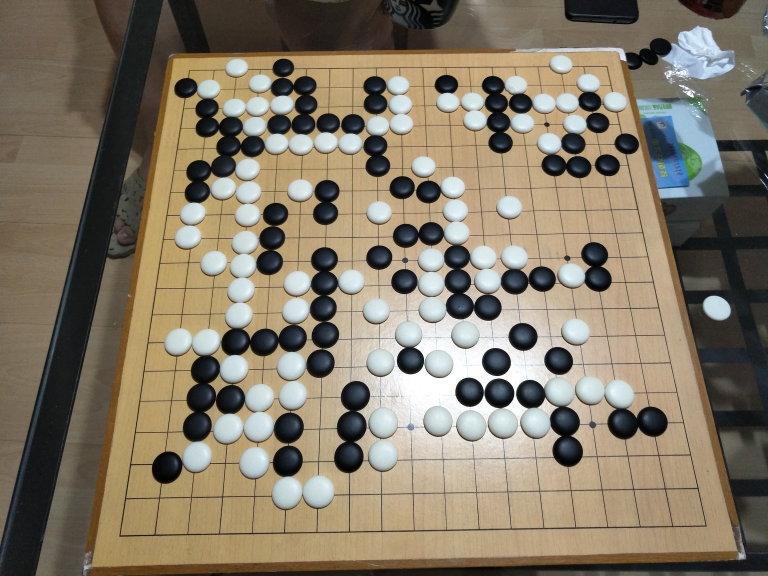
#> input picture data/raw/IMG20160904165505-B.jpg, 2304 x 1728 px (shown at 1/3 size)
$ python Tran-BoardDect1.py
#> lines starting #> are read from the running program, lines starting #| are printed output that depends on the picture; after the words box and inside, x2 and y2 are one past the last pixel; in counts of white or black regions, pixels touching at a corner belong together
#整合版本：先进行透视变换，然后进行棋盘线检测
#表现惊艳！绝对目前最佳版。 2025/6/19 14:25
import cv2
import numpy as np
from collections import defaultdict
import math

# [5 lines of commented-out code are left out]
img = cv2.imread('../data/raw/IMG20160904165505-B.jpg')
#> img is the input picture: shape (1728, 2304, 3); mean B, G, R 104.1, 122, 131.9


if img is None:
    print("没找到照片")
    exit()

original_img = img.copy()
cv2.imshow("original picture", img)

print("开始透视变换...")

# ====== 透视变换部分 (来自 ToushiTest2.py) ======
im_gray = cv2.cvtColor(img, cv2.COLOR_BGR2GRAY)
im_gray = cv2.GaussianBlur(im_gray, (3,3), 0) # 滤波降噪
im_edge = cv2.Canny(im_gray, 30, 50) # 边缘检测
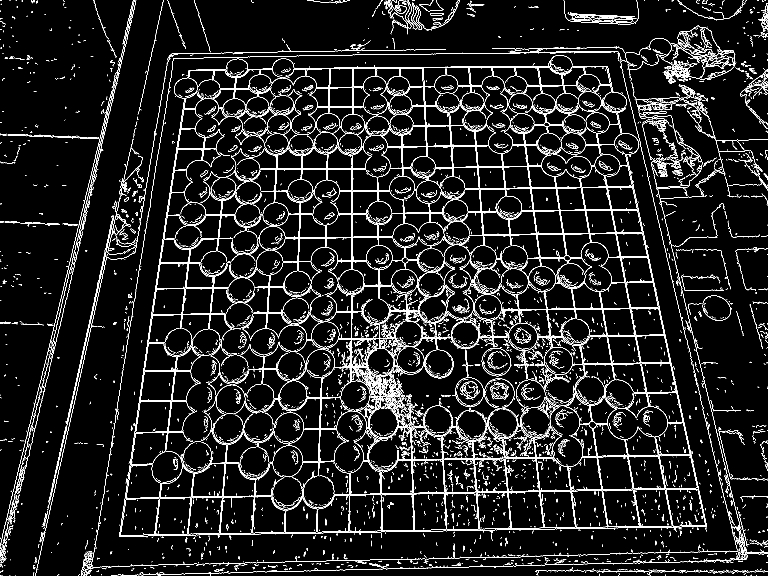
#> im_edge: shape (1728, 2304) (shown at 1/3 size); 5.5% white in thin lines or dots

cv2.imshow('Edge Detection', im_edge) # 显示边缘检测结果

contours, hierarchy = cv2.findContours(im_edge, cv2.RETR_EXTERNAL, cv2.CHAIN_APPROX_SIMPLE) # 提取轮廓
#> contours = 3699 contours, 3545 with area under 20; largest, box (x1, y1, x2, y2) and area: (358, 199, 2120, 1610) 1366965, (393, 1113, 680, 1491) 46513, (466, 1492, 667, 1604) 20206, (378, 1392, 581, 1495) 13922, (434, 865, 677, 1113) 13350
rect, area = None, 0 # 找到的最大四边形及其面积

for item in contours:
    hull = cv2.convexHull(item) # 寻找凸包
    epsilon = 0.1 * cv2.arcLength(hull, True) # 忽略弧长10%的点
    approx = cv2.approxPolyDP(hull, epsilon, True) # 将凸包拟合为多边形
    if len(approx) == 4 and cv2.isContourConvex(approx): # 如果是凸四边形
        ps = np.reshape(approx, (4,2))
        ps = ps[np.lexsort((ps[:,0],))]
        lt, lb = ps[:2][np.lexsort((ps[:2,1],))]
        rt, rb = ps[2:][np.lexsort((ps[2:,1],))]
        a = cv2.contourArea(approx) # 计算四边形面积
        if a > area:
            area = a
            rect = (lt, lb, rt, rb)
#> this loop made 3699 passes
#> (epsilon, lt, lb, rt, rb, a) on passes 193, 254, 308, 309, 556, 570: (0.912, [252, 1691], [253, 1693], [254, 1690], [255, 1692], 5), (2.08, [1231, 1682], [1232, 1688], [1234, 1681], [1237, 1683], 22), (1.23, [1203, 1672], [1205, 1674], [1205, 1671], [1208, 1673], 7.5), (1.1, [1031, 1672], [1032, 1675], [1033, 1671], [1034, 1674], 7), (0.924, [815, 1592], [815, 1595], [817, 1593], [817, 1595], 5), (0.647, [2243, 1590], [2244, 1590], [2244, 1588], [2245, 1588], 2)
#> after the loop, area = 2035155; rect = ([530, 246], [358, 1609], [1875, 321], [2119, 1580])

# 检查是否找到棋盘
if rect is None:
    print('在图像文件中找不到棋盘！使用原图进行后续处理...')
    # 如果没找到棋盘轮廓，使用原图
    img = original_img
    gray = cv2.cvtColor(img, cv2.COLOR_BGR2GRAY)
else:
    print('棋盘坐标：')
    print('\t左上角：(%d,%d)'%(rect[0][0],rect[0][1]))
#| 	左上角：(530,246)
    print('\t左下角：(%d,%d)'%(rect[1][0],rect[1][1]))
#| 	左下角：(358,1609)
    print('\t右上角：(%d,%d)'%(rect[2][0],rect[2][1]))
#| 	右上角：(1875,321)
    print('\t右下角：(%d,%d)'%(rect[3][0],rect[3][1]))
#| 	右下角：(2119,1580)

    # 显示找到的角点
    corner_img = img.copy()
    for p in rect:
        cv2.circle(corner_img,(p[0],p[1]),15,(0,255,0),-1)
#> this loop made 4 passes
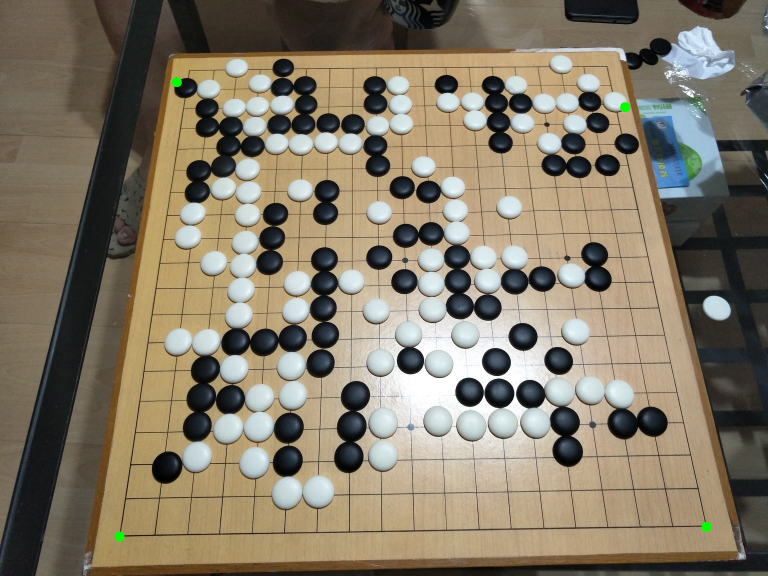
#> corner_img: shape (1728, 2304, 3) (shown at 1/3 size); 0.07% of pixels changed, all inside (x1, y1, x2, y2) = (343, 231, 2135, 1625)
    cv2.imshow('Found Corners', corner_img)

    # 执行透视变换
    lt, lb, rt, rb = rect
#> lt = [530, 246]; lb = [358, 1609]; rt = [1875, 321]; rb = [2119, 1580]
    pts1 = np.float32([(10,10), (10,650), (650,10), (650,650)]) # 预期的棋盘四个角的坐标
    pts2 = np.float32([lt, lb, rt, rb]) # 当前找到的棋盘四个角的坐标
#> pts2 = [[530, 246], [358, 1609], [1875, 321], [2119, 1580]]
    m = cv2.getPerspectiveTransform(pts2, pts1) # 生成透视矩阵
#> m = [[0.448, 0.059, -241.7], [-0.036, 0.635, -127], [-6.75e-05, 0.000237, 1]]

    # 对原图执行透视变换
    img = cv2.warpPerspective(original_img, m, (660, 660))
#> img: shape (660, 660, 3)
    gray = cv2.warpPerspective(im_gray, m, (660, 660))

    cv2.imshow('Perspective Corrected', img)
    print("透视变换完成！")

# ====== 棋盘线检测部分 (来自 csdn-L2.py) ======
print("开始棋盘线检测...")

# 高斯模糊
blur = cv2.GaussianBlur(gray, (5, 5), 0)

# 边缘检测
edges = cv2.Canny(blur, 50, 150)
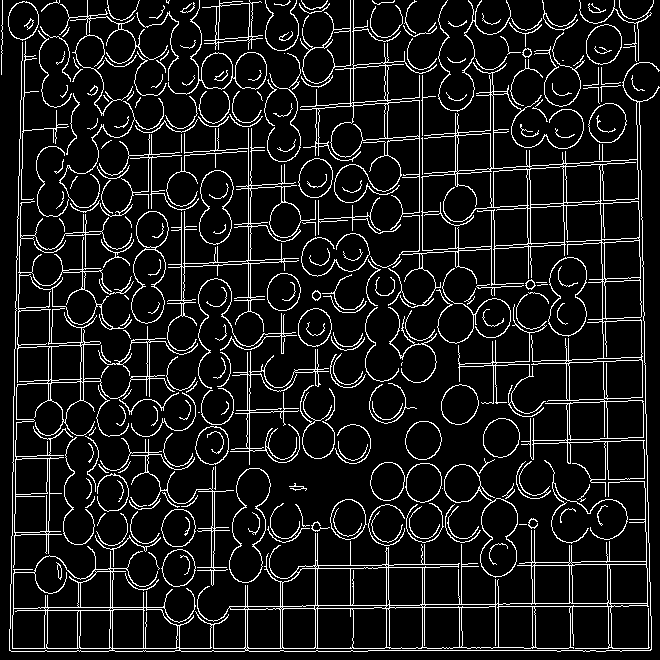
#> edges: shape (660, 660); 10.1% white in thin lines or dots
cv2.imshow('edges', edges)

# 使用霍夫变换检测直线
lines = cv2.HoughLinesP(edges, 1, np.pi/180, threshold=80, minLineLength=100, maxLineGap=10)
#> lines = 59 rows, first 6: [524, 648, 651, 648], [11, 651, 367, 651], [10, 628, 12, 474], [599, 141, 601, 263], [606, 342, 607, 455], [15, 501, 18, 294]

if lines is None:
    print("未检测到任何直线")
    cv2.waitKey(0)
    cv2.destroyAllWindows()
    exit()

print(f"检测到 {len(lines)} 条直线")
#| 检测到 59 条直线

# 创建一个副本用于绘制检测到的线条
lines_img = img.copy()

# 分离水平线和垂直线
horizontal_lines = []
vertical_lines = []

def line_angle(line):
    x1, y1, x2, y2 = line
    return math.atan2(y2 - y1, x2 - x1) * 180 / math.pi

def line_length(line):
    x1, y1, x2, y2 = line
    return math.sqrt((x2 - x1)**2 + (y2 - y1)**2)

# 过滤和分类直线
for line in lines:
    x1, y1, x2, y2 = line[0]
    angle = abs(line_angle(line[0]))
    length = line_length(line[0])

    # 只考虑足够长的线条
    if length > 50:
        # 水平线 (角度接近0或180度)
        if angle < 10 or angle > 170:
            horizontal_lines.append(line[0])
            cv2.line(lines_img, (x1, y1), (x2, y2), (0, 255, 0), 2)
        # 垂直线 (角度接近90度)
        elif 80 < angle < 100:
            vertical_lines.append(line[0])
            cv2.line(lines_img, (x1, y1), (x2, y2), (255, 0, 0), 2)
#> this loop made 59 passes
#> line on passes 15 to 22: [[489, 606, 628, 606]], [[476, 249, 639, 240]], [[315, 647, 315, 522]], [[353, 124, 353, 0]], [[38, 607, 164, 607]], [[638, 170, 640, 304]], [[566, 348, 568, 463]], [[515, 562, 618, 561]]
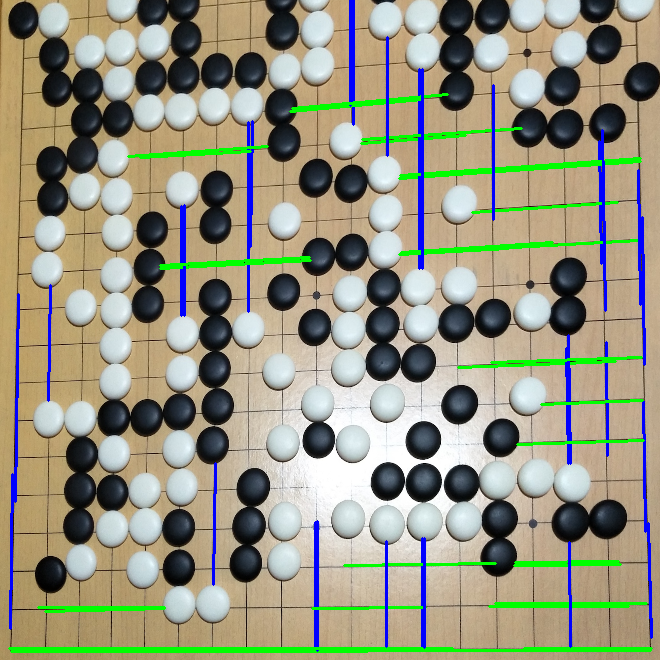
#> lines_img: shape (660, 660, 3); mean B, G, R 128.7, 149.1, 150.7

print(f"水平线: {len(horizontal_lines)} 条")
#| 水平线: 30 条
print(f"垂直线: {len(vertical_lines)} 条")
#| 垂直线: 29 条

cv2.imshow('detected_lines', lines_img)

# 合并相近的平行线
def merge_lines(lines, is_horizontal=True):
#> called with is_horizontal = True
    if not lines:
        return []

    merged = []
    tolerance = 15  # 像素容差

    # 按位置排序（水平线按y坐标，垂直线按x坐标）
    if is_horizontal:
        lines.sort(key=lambda line: (line[1] + line[3]) / 2)
    else:
        lines.sort(key=lambda line: (line[0] + line[2]) / 2)

    current_group = [lines[0]]

    for i in range(1, len(lines)):
        if is_horizontal:
            current_pos = (current_group[-1][1] + current_group[-1][3]) / 2
            new_pos = (lines[i][1] + lines[i][3]) / 2
        else:
            current_pos = (current_group[-1][0] + current_group[-1][2]) / 2
            new_pos = (lines[i][0] + lines[i][2]) / 2

        if abs(new_pos - current_pos) < tolerance:
            current_group.append(lines[i])
        else:
            # 计算当前组的平均线
            if current_group:
                avg_line = np.mean(current_group, axis=0).astype(int)
                merged.append(avg_line)
            current_group = [lines[i]]
#> this loop made 29 passes

    # 处理最后一组
    if current_group:
        avg_line = np.mean(current_group, axis=0).astype(int)
        merged.append(avg_line)

    return merged

# 合并相近的线条
merged_horizontal = merge_lines(horizontal_lines, True)
merged_vertical = merge_lines(vertical_lines, False)
#> the loop in merge_lines (call 2), `for i in range(1, len(lines)):` made 28 passes

print(f"合并后水平线: {len(merged_horizontal)} 条")
#| 合并后水平线: 10 条
print(f"合并后垂直线: {len(merged_vertical)} 条")
#| 合并后垂直线: 13 条

# 绘制合并后的线条
merged_img = img.copy()
for line in merged_horizontal:
    cv2.line(merged_img, (line[0], line[1]), (line[2], line[3]), (0, 255, 0), 2)
#> this loop made 10 passes
#> line on passes 1 to 8: [291, 109, 434, 96], [298, 158, 463, 146], [472, 212, 617, 202], [319, 257, 463, 249], [474, 364, 628, 359], [541, 404, 642, 400], [517, 444, 643, 440], [457, 564, 577, 562]
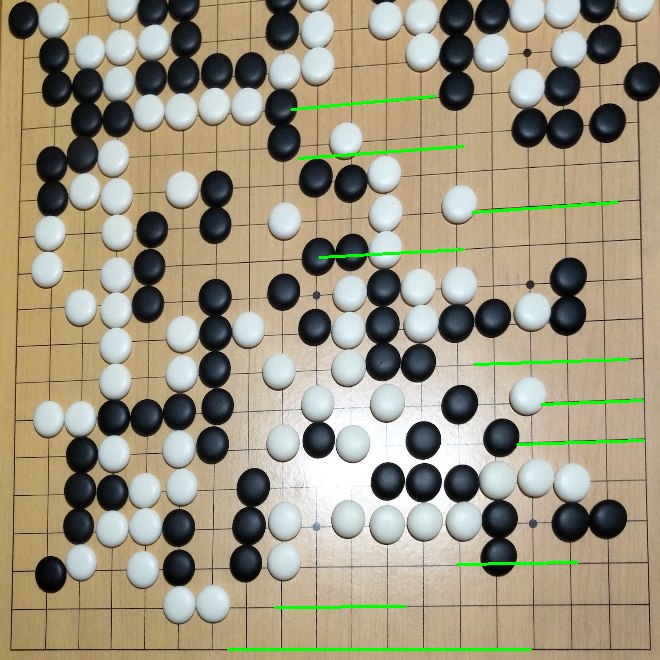
#> merged_img: shape (660, 660, 3); mean B, G, R 127.6, 150.4, 158.5
for line in merged_vertical:
    cv2.line(merged_img, (line[0], line[1]), (line[2], line[3]), (255, 0, 0), 2)
#> this loop made 13 passes
#> line on passes 1 to 8: [12, 564, 15, 384], [48, 400, 50, 285], [182, 315, 182, 205], [213, 584, 215, 463], [249, 278, 250, 121], [316, 648, 316, 521], [351, 114, 351, 0], [386, 400, 386, 289]
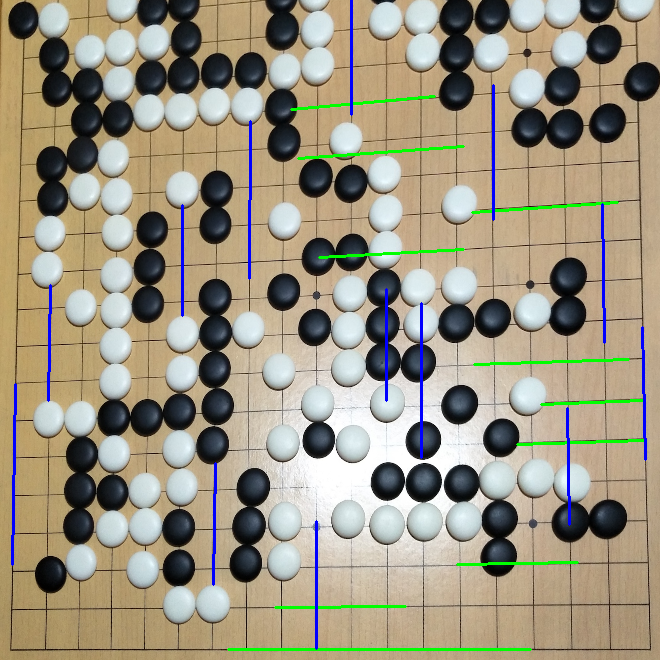
#> merged_img: shape (660, 660, 3); 1.19% of pixels changed, all inside (x1, y1, x2, y2) = (11, 0, 647, 650)

cv2.imshow('merged_lines', merged_img)

# 计算交点
def line_intersection(line1, line2):
    """计算两条线的交点"""
    x1, y1, x2, y2 = line1
    x3, y3, x4, y4 = line2

    denom = (x1 - x2) * (y3 - y4) - (y1 - y2) * (x3 - x4)
    if abs(denom) < 1e-10:
        return None

    t = ((x1 - x3) * (y3 - y4) - (y1 - y3) * (x3 - x4)) / denom

    x = x1 + t * (x2 - x1)
    y = y1 + t * (y2 - y1)

    return (int(x), int(y))

# 找到所有交点
intersections = []
for h_line in merged_horizontal:
    for v_line in merged_vertical:
        intersection = line_intersection(h_line, v_line)
        if intersection:
            intersections.append(intersection)
#> this loop made 10 passes

print(f"找到 {len(intersections)} 个交点")
#| 找到 130 个交点

# 绘制交点
grid_img = img.copy()
for point in intersections:
    cv2.circle(grid_img, point, 3, (0, 0, 255), -1)
#> this loop made 130 passes
#> point on passes 1 to 8: (19, 133), (52, 130), (182, 118), (220, 115), (250, 112), (316, 106), (351, 103), (386, 100)
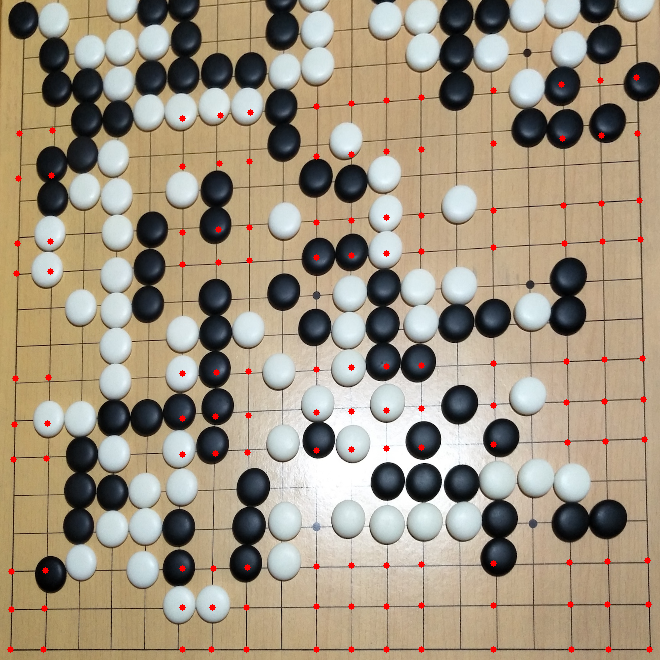
#> grid_img: shape (660, 660, 3); mean B, G, R 127.8, 148, 161.1

cv2.imshow('grid_points', grid_img)

# 如果交点数量合理，尝试构建19x19的标准围棋网格
if len(intersections) > 100:  # 降低阈值
    print("开始构建19x19围棋网格...")

    # 按行列排序交点
    intersections.sort(key=lambda p: (p[1], p[0]))  # 先按y排序，再按x排序

    # 找到网格的边界
    min_x = min(p[0] for p in intersections)
    max_x = max(p[0] for p in intersections)
    min_y = min(p[1] for p in intersections)
    max_y = max(p[1] for p in intersections)

    print(f"网格边界: x({min_x}, {max_x}), y({min_y}, {max_y})")
#| 网格边界: x(10, 649), y(77, 649)

    # 按行分组交点
    rows = []
    current_row = []
    last_y = intersections[0][1]
    row_tolerance = 20  # 同一行的y坐标容差

    for point in intersections:
        if abs(point[1] - last_y) < row_tolerance:
            current_row.append(point)
        else:
            if current_row:
                # 按x坐标排序当前行
                current_row.sort(key=lambda p: p[0])
                rows.append(current_row)
            current_row = [point]
            last_y = point[1]
#> this loop made 130 passes
#> point on passes 1 to 8: (636, 77), (600, 80), (561, 84), (493, 90), (421, 97), (386, 100), (351, 103), (316, 106)

    # 添加最后一行
    if current_row:
        current_row.sort(key=lambda p: p[0])
        rows.append(current_row)

    print(f"检测到 {len(rows)} 行")
#| 检测到 17 行

    # 过滤掉点数太少的行（可能是噪声）
    valid_rows = [row for row in rows if len(row) >= 15]  # 至少15个点才算有效行
    print(f"有效行数: {len(valid_rows)}")
#| 有效行数: 0

    # 如果有效行数接近19行，尝试提取标准19x19网格
    if len(valid_rows) >= 18:  # 允许少量误差
        # 选择中间的19行（如果超过19行的话）
        if len(valid_rows) > 19:
            start_idx = (len(valid_rows) - 19) // 2
            selected_rows = valid_rows[start_idx:start_idx + 19]
        else:
            selected_rows = valid_rows[:19]  # 取前19行

        print(f"选择了 {len(selected_rows)} 行构建网格")

        # 构建标准19x19网格
        go_grid_points = []
        grid_img_with_go_points = img.copy()

        for row_idx, row in enumerate(selected_rows):
            # 每行选择19个点
            if len(row) >= 19:
                # 如果这一行点数超过19，选择最均匀分布的19个点
                if len(row) > 19:
                    # 选择x坐标最均匀分布的19个点
                    step = len(row) / 19
                    selected_points = []
                    for i in range(19):
                        idx = min(int(i * step), len(row) - 1)
                        selected_points.append(row[idx])
                    row_points = selected_points
                else:
                    row_points = row[:19]
            else:
                # 如果点数不足19，尝试插值
                if len(row) >= 2:
                    # 简单线性插值生成19个点
                    start_x = row[0][0]
                    end_x = row[-1][0]
                    y = row[0][1]  # 使用第一个点的y坐标

                    row_points = []
                    for i in range(19):
                        x = start_x + (end_x - start_x) * i / 18
                        row_points.append((int(x), int(y)))
                else:
                    continue  # 跳过点数太少的行

            # 添加到围棋网格点列表
            for col_idx, point in enumerate(row_points):
                go_grid_points.append((point[0], point[1], row_idx, col_idx))

                # 绘制围棋网格点
                cv2.circle(grid_img_with_go_points, point, 2, (0, 255, 255), -1)  # 黄色小点

                # 在关键点上标注坐标
                if row_idx % 3 == 0 and col_idx % 3 == 0:  # 每3个点标注一次
                    cv2.putText(grid_img_with_go_points, f"({row_idx},{col_idx})",
                               (point[0]-15, point[1]-10), cv2.FONT_HERSHEY_SIMPLEX,
                               0.3, (0, 255, 255), 1)

        print(f"构建了 {len(go_grid_points)} 个围棋网格点 (目标: 361)")

        # 显示只有围棋网格点的图像
        cv2.imshow('go_grid_only', grid_img_with_go_points)

        # 使用围棋网格点重新定位棋子
        valid_go_grid_points = [(x, y) for x, y, _, _ in go_grid_points]

        # 重新进行圆检测，但这次使用围棋网格信息来辅助
        circles = cv2.HoughCircles(gray, method=cv2.HOUGH_GRADIENT,
                                   dp=1, minDist=20, param1=100, param2=19,
                                   minRadius=8, maxRadius=25)

        if circles is not None:
            circles = np.uint16(np.around(circles))
            print(f'检测到 {len(circles[0])} 个圆形')

            # 对每个检测到的圆，找到最近的围棋网格点
            stones = []
            final_img = img.copy()

            # 先绘制围棋网格点
            for point in valid_go_grid_points:
                cv2.circle(final_img, point, 2, (0, 255, 255), -1)

            for circle in circles[0, :]:
                cx, cy, r = circle

                # 找到最近的围棋网格点
                min_dist = float('inf')
                closest_grid_point = None
                closest_grid_pos = None

                for x, y, row, col in go_grid_points:
                    dist = math.sqrt((cx - x)**2 + (cy - y)**2)
                    if dist < min_dist:
                        min_dist = dist
                        closest_grid_point = (x, y)
                        closest_grid_pos = (row, col)

                # 如果圆心离最近围棋网格点足够近，认为这是一个有效的棋子
                if min_dist < 20:  # 20像素的容差
                    # 绘制圆形
                    cv2.circle(final_img, (cx, cy), r, (255, 255, 0), 2)
                    cv2.circle(final_img, (cx, cy), 2, (255, 255, 0), -1)

                    # 颜色检测
                    roi = gray[max(0, cy-r):cy+r, max(0, cx-r):cx+r]
                    if roi.size > 0:
                        avg_intensity = np.mean(roi)
                        color = 'black' if avg_intensity < 120 else 'white'
                        stones.append((color, closest_grid_pos[0], closest_grid_pos[1]))

                        # 标注棋子信息
                        text_color = (255, 255, 255) if color == 'black' else (0, 0, 0)
                        cv2.putText(final_img, f"{color[0].upper()}({closest_grid_pos[0]+1},{closest_grid_pos[1]+1})",
                                   (cx-25, cy-r-5), cv2.FONT_HERSHEY_SIMPLEX, 0.4, text_color, 1)

                        # 在对应的网格点上画一个小圆圈表示棋子位置
                        cv2.circle(final_img, closest_grid_point, 8, (0, 255, 0), 2)

            print(f"在围棋网格上识别到 {len(stones)} 个棋子")

            # 创建围棋棋盘状态矩阵
            board_state = np.zeros((19, 19), dtype=int)
            for color, row, col in stones:
                if 0 <= row < 19 and 0 <= col < 19:
                    board_state[row][col] = 1 if color == 'black' else 2
                    print(f"{color} 棋子在位置: ({row+1}, {col+1})")

            print("\n围棋棋盘状态 (0=空, 1=黑子, 2=白子):")
            print("行号:", end="  ")
            for i in range(19):
                print(f"{i+1:2d}", end="")
            print()

            for i in range(19):
                print(f"{i+1:2d}: ", end="")
                for j in range(19):
                    if board_state[i][j] == 0:
                        print(" .", end="")
                    elif board_state[i][j] == 1:
                        print(" ●", end="")
                    else:
                        print(" ○", end="")
                print()

            # 显示最终结果
            cv2.imshow('final_go_board', final_img)

    else:
        print("未能检测到足够的网格行来构建19x19围棋棋盘")

else:
    print("检测到的交点数量不足，无法构建围棋网格")

cv2.waitKey(0)
cv2.destroyAllWindows()
